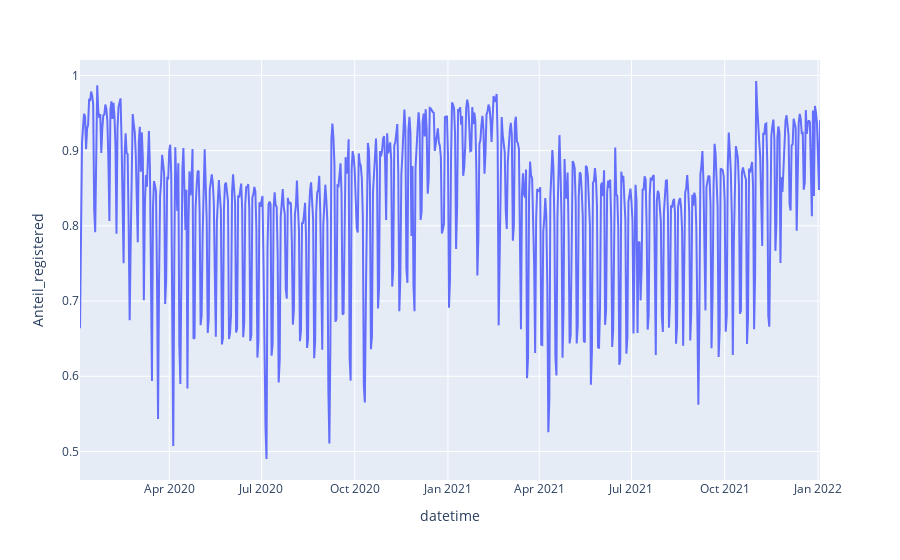

The code cell stored with this chart in its notebook:
### Code cell
px.line(df_2,x="datetime",y="Anteil_registered")

### Figure 1 — Plotly figure (JSON) as saved in the notebook; plotly's stock layout.template omitted (floating-point values rounded to 4 significant figures; data arrays with more than 128 entries replaced by an {"elided": "..."} marker saying what was removed)
{"data": [{"hovertemplate": "datetime=%{x}<br>Anteil_registered=%{y}<extra></extra>", "legendgroup": "", "line": {"color": "#636efa", "dash": "solid"}, "marker": {"symbol": "circle"}, "mode": "lines", "name": "", "orientation": "v", "showlegend": false, "type": "scatter", "x": {"elided": "731 str values"}, "xaxis": "x", "y": {"elided": "731 float values"}, "yaxis": "y"}], "layout": {"legend": {"tracegroupgap": 0}, "margin": {"t": 60}, "xaxis": {"anchor": "y", "domain": [0, 1], "title": {"text": "datetime"}}, "yaxis": {"anchor": "x", "domain": [0, 1], "title": {"text": "Anteil_registered"}}}}
